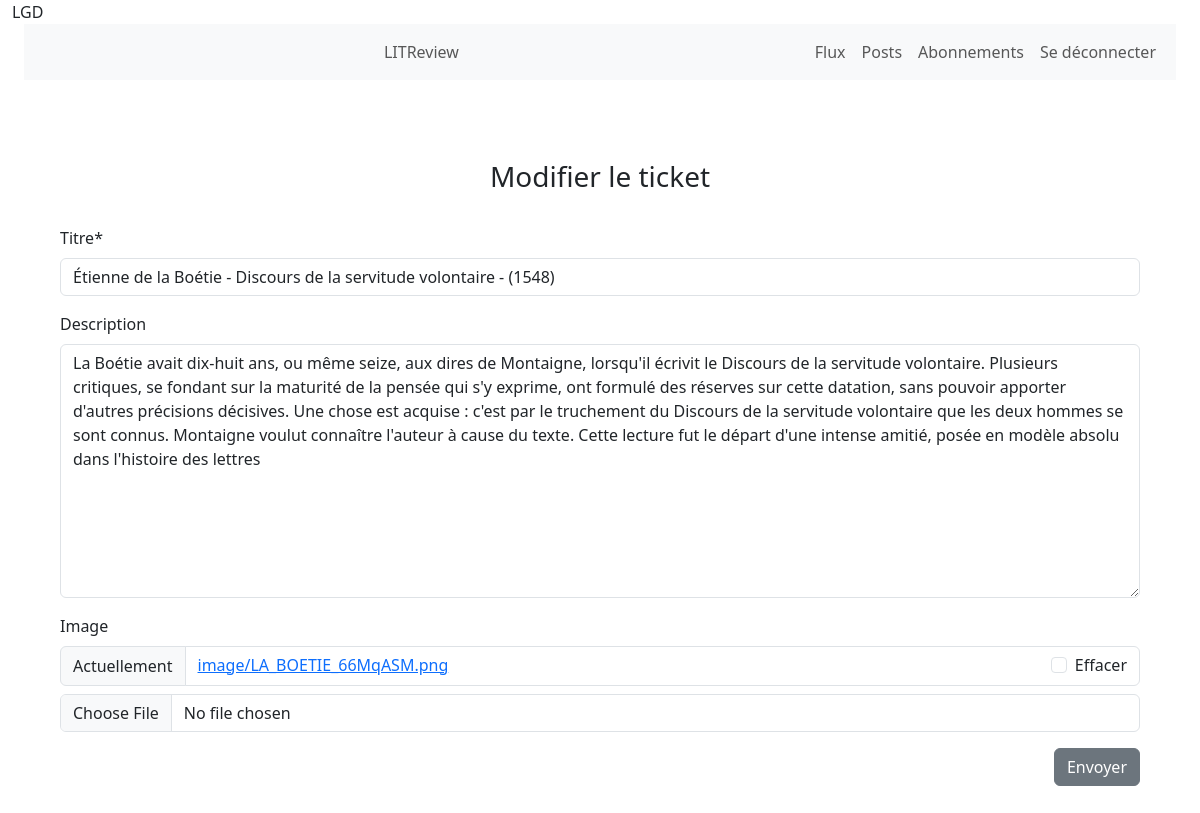
Before: /modify/ticket/39 (signed in) with the older database file.
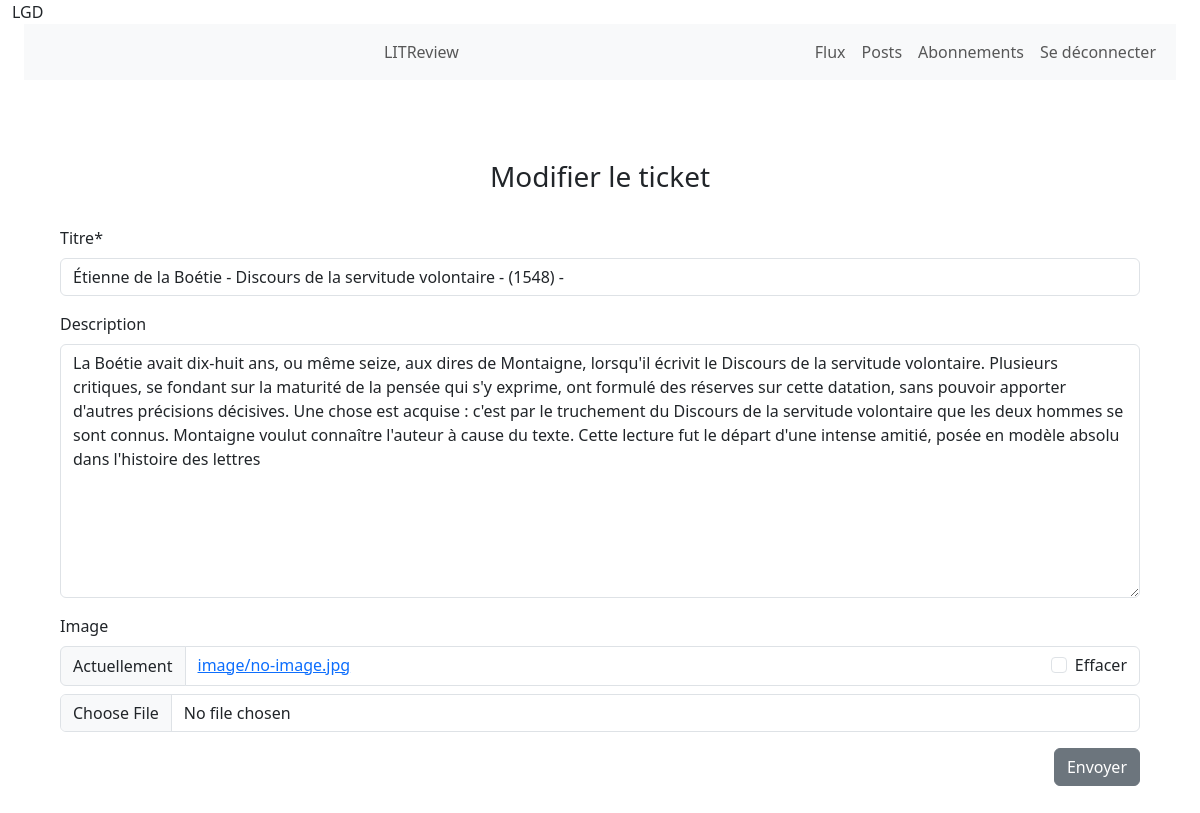
After: the same page with the newer database file.
### blog/models.py (models this page shows, shortened)
class Ticket(models.Model):
    title = models.CharField(
        max_length=128, verbose_name='Titre', default=None)
    description = models.TextField(max_length=2048, blank=True)
    user = models.ForeignKey(settings.AUTH_USER_MODEL,
                             on_delete=models.CASCADE, blank=True)
    image = models.ImageField(null=True, blank=True, upload_to="image/")
    time_created = models.DateTimeField(
        auto_now_add=True)
    IMAGE_MAX_SIZE = (708, 270)

### blog/views.py (the view, shortened to what this page needs)
# urls.py: path('modify/ticket/<ticket_id>', blog.views.modify_ticket, name="modify-t"),
@login_required
def modify_ticket(request, ticket_id):
    ticket = get_object_or_404(models.Ticket, id=ticket_id)
    ticket_form = forms.TicketForms(instance=ticket)
    return render(request, 'blog/modify-tickets.html', context={"ticket_form": ticket_form,
                                                                })

### blog/forms.py
class TicketForms(forms.ModelForm):
    class Meta:
        model = models.Ticket
        fields = ["title", "description", "image"]

### blog/templates/blog/modify-tickets.html
{% extends "base.html" %}
{% load crispy_forms_tags %}
{% block content %}
<div class="container-fluid p-5">
    <h3 class="text-center p-3 my-3">Modifier le ticket</h3>
    {% include 'blog/ticket-form.html' %}
</div>
{% endblock content%}

### blog/templates/blog/ticket-form.html (shortened to what this page needs)
{% load crispy_forms_tags %}
<form method='post' class="creat-article" enctype="multipart/form-data">
    {{ ticket_form|crispy }}
    <div class="d-grid gap-2 d-md-flex justify-content-md-end">
        <button class="btn btn-secondary" type='submit' value="signup">Envoyer</button>
    </div>
</form>

Changed rows visible on the page:
changed Ticket: title "Étienne de la Boétie - Discours de la servitude volontaire - (1548)" → "Étienne de la Boétie - Discours de la servitude volontaire - (1548) -"
Other visible differences:
text no longer shown: "Titre * Description Image Actuellement image/LA_BOETIE_66MqASM.png Effacer"
text now shown: "Titre * Description Image Actuellement image/no-image.jpg Effacer"
